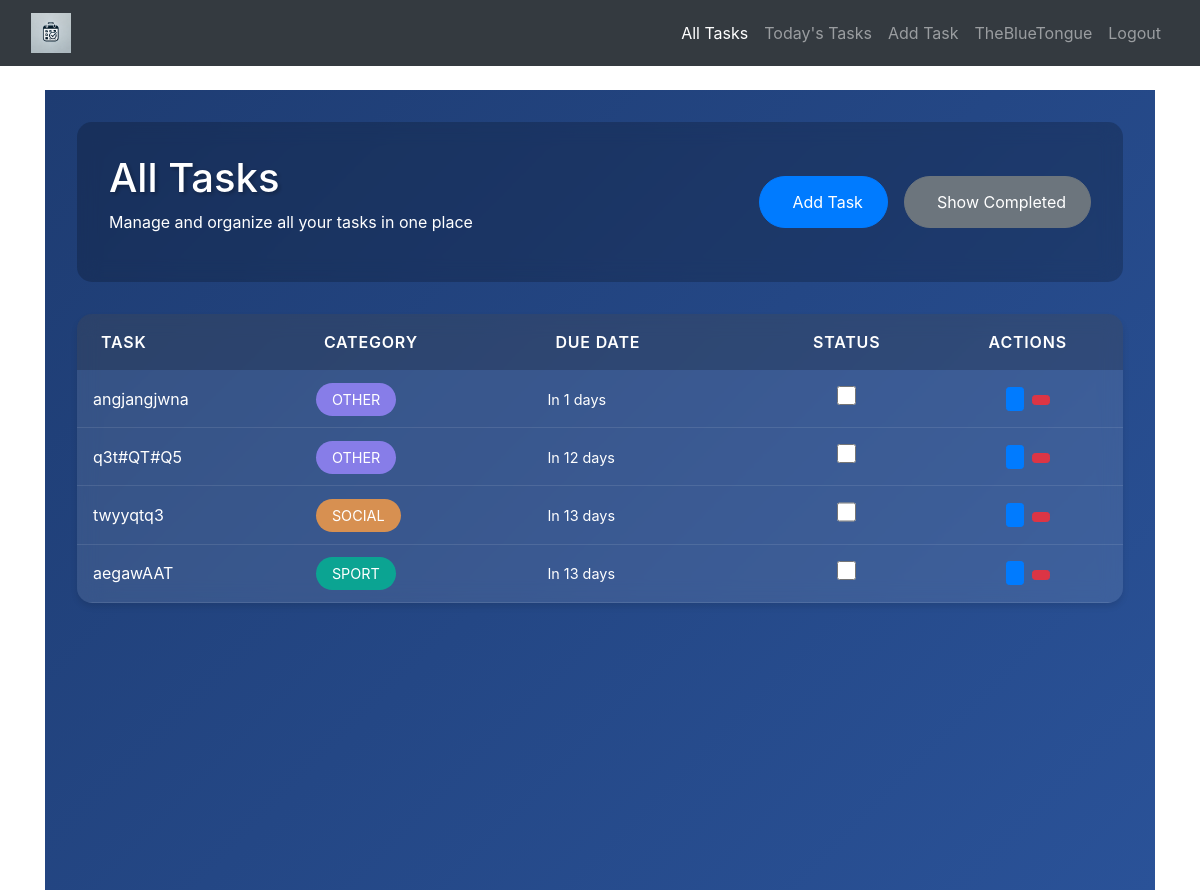
Page /tasks (signed in) on the committed database.
### database_setup.py (models this page shows)
class User(Base, UserMixin):
    __tablename__ = 'users'
    id = Column(Integer, primary_key=True)
    username = Column(String(150), unique=True, nullable=False)
    password = Column(String(150), nullable=False)
    tasks = relationship('Task', back_populates='owner')

class Task(Base):
    __tablename__ = 'tasks'
    id = Column(Integer, primary_key=True)
    title = Column(String(150), nullable=False)
    category = Column(String(50), nullable=False)
    description = Column(String(500), nullable=True)
    due_date = Column(Date, nullable=True)
    is_complete = Column(Boolean, default=False)
    user_id = Column(Integer, ForeignKey('users.id'), nullable=False)
    important = Column(Boolean, default=False)  # New column
    owner = relationship('User', back_populates='tasks')
    created_at = Column(DateTime, default=datetime.utcnow)  # Automatically set the current timestamp on task creation

### app.py (the view, shortened to what this page needs)
@app.route('/tasks', methods=['GET', 'POST'])
@login_required
def tasks():
    form = forms.TaskForm()
    session = SessionLocal()
    sort_by = request.args.get('sort_by', 'due_date')
    order = request.args.get('order', 'asc')
    if sort_by == 'title':
        order_column = Task.title
    elif sort_by == 'category':
        order_column = Task.category
    else:
        order_column = Task.due_date  # Default to sorting by due date
    if order == 'desc':
        order_column = order_column.desc()
    user_tasks = session.query(Task).filter_by(user_id=current_user.id).order_by(order_column).all()
    current_date = datetime.now().date()
    tasks_with_days_until_due = [
        {
            'task': task,
            'days_until_due': (task.due_date - current_date).days if task.due_date else None
        }
        for task in user_tasks
    ]
    session.close()
    return render_template(
        'tasks.html',
        form=form,
        tasks=tasks_with_days_until_due,
        sort_by=sort_by,
        order=order)

### forms.py
class TaskForm(FlaskForm):
    title = StringField('Task Title', validators=[DataRequired(), Length(max=150)])
    description = TextAreaField('Description', validators=[Length(max=500)])
    category = SelectField(
        'Category',
        choices=[('Study', 'Study'), ('Exam', 'Exam'), ('Sport', 'Sport'),
                 ('Social', 'Social'), ('Other', 'Other')],
        validators=[DataRequired()])
    due_date = DateField('Due Date', format='%Y-%m-%d', validators=[DataRequired()])
    submit = SubmitField('Add Task')
    important = BooleanField('Important')  # Add this line

### app.py (called while the page is built)
@login_manager.user_loader
def load_user(user_id):
    session = SessionLocal()
    user = session.query(User).get(int(user_id))
    session.close()
    return user

### templates/tasks.html (shortened to what this page needs)
{% extends 'base.html' %}
{% block content %}
<div class="tasks-container fade-in">
    <header class="tasks-header">
        <div class="header-content">
            <h1>All Tasks</h1>
            <p class="subtitle">Manage and organize all your tasks in one place</p>
        </div>
        <div class="header-actions slide-up">
            <a href="{{ url_for('add_task') }}" class="btn btn-primary">
                 Add Task
            </a>
            <button id="toggleCompletedTasks" class="btn btn-secondary">
                 Show Completed
            </button>
        </div>
    </header>
    <div class="tasks-card slide-up">
        <div class="tasks-table-container">
            <table class="tasks-table">
                <thead>
                    <tr>
                        <th>
                            <a href="{{ url_for('tasks', sort_by='title', order='asc' if sort_by != 'title' or order == 'desc' else 'desc') }}" class="sort-link">
                                 Task
                            </a>
                        </th>
                        <th>
                            <a href="{{ url_for('tasks', sort_by='category', order='asc' if sort_by != 'category' or order == 'desc' else 'desc') }}" class="sort-link">
                                 Category
                            </a>
                        </th>
                        <th>
                            <a href="{{ url_for('tasks', sort_by='due_date', order='asc' if sort_by != 'due_date' or order == 'desc' else 'desc') }}" class="sort-link">
                                 Due Date
                            </a>
                        </th>
                        <th class="text-center"> Status</th>
                        <th class="text-center"> Actions</th>
                    </tr>
                </thead>
                <tbody>
                    {% for item in tasks %}
                        <tr class="task-row {% if item.task.is_complete %}completed-task hidden{% endif %}">
                            <td>
                                <a href="{{ url_for('task_detail', task_id=item.task.id) }}" class="task-title">
                                    {{ item.task.title }}
                                </a>
                            </td>
                            <td>
                                <span class="category-badge {{ item.task.category.lower() }}">
                                    {{ item.task.category }}
                                </span>
                            </td>
                            <td>
                                <span class="due-date {% if item.days_until_due < 0 %}overdue{% elif item.days_until_due == 0 %}due-today{% endif %}">
                                    {% if item.days_until_due is not none %}
                                        {% if item.days_until_due > 0 %}
                                            In {{ item.days_until_due }} days
                                        {% elif item.days_until_due == 0 %}
                                            Due today
                                        {% else %}
                                            Overdue by {{ item.days_until_due|abs }} days
                                        {% endif %}
                                    {% else %}
                                        No due date
                                    {% endif %}
                                </span>
                            </td>
                            <td class="text-center">
                                <form action="{{ url_for('toggle_task_completion', task_id=item.task.id) }}" method="POST" class="completion-form">
                                    <input type="checkbox" class="task-checkbox"
                                           onchange="this.form.submit()">
                                </form>
                            </td>
                            <td class="text-center">
                                <div class="action-buttons">
                                    <a href="{{ url_for('edit_task', task_id=item.task.id) }}" class="btn btn-sm btn-primary">
                                    </a>
                                    <form action="{{ url_for('delete_task', task_id=item.task.id) }}" method="POST" class="d-inline">
                                        <button type="submit" class="btn btn-sm btn-danger" onclick="return confirm('Are you sure?')">
                                        </button>
                                    </form>
                                </div>
                            </td>
                        </tr>
                    {% endfor %}
                </tbody>
            </table>
        </div>
    </div>
</div>
{% endblock %}

### templates/base.html (shortened to what this page needs)
<!DOCTYPE html>
<html lang="en">
<head>
    <link rel="stylesheet" href="https://stackpath.bootstrapcdn.com/bootstrap/4.5.2/css/bootstrap.min.css">
    <link rel="stylesheet" href="{{ url_for('static', filename='styles.css') }}">
</head>
<body>
    <nav class="navbar navbar-expand-lg navbar-dark bg-dark">
        <div class="container-fluid">
            <a class="navbar-brand" href="{{ url_for('dashboard') }}">
                <img src="{{ url_for('static', filename='images/logo.webp') }}" alt="Saintly Scheduler Logo" style="height: 40px; border: none;">
            </a>
            <ul class="navbar-nav ml-auto">
                {% if current_user.is_authenticated %}
                    <div class="navbar-nav">
                        <a class="nav-link {% if request.endpoint == 'tasks' %}active{% endif %}" href="{{ url_for('tasks') }}">All Tasks</a>
                        <a class="nav-link {% if request.endpoint == 'todays_tasks' %}active{% endif %}" href="{{ url_for('todays_tasks') }}">Today's Tasks</a>
                        <a class="nav-link {% if request.endpoint == 'add_task' %}active{% endif %}" href="{{ url_for('add_task') }}">Add Task</a>
                    </div>
                    <li class="nav-item">
                        <a class="nav-link {% if request.endpoint == 'user_profile' %}active{% endif %}" href="{{ url_for('user_profile') }}">
                            {{ current_user.username }}
                        </a>
                    </li>
                    <li class="nav-item">
                        <a class="nav-link" href="{{ url_for('logout') }}">Logout</a>
                    </li>
                {% endif %}
            </ul>
        </div>
    </nav>
    <div class="container mt-4">
        {% block content %}{% endblock %}
    </div>
</body>
</html>

### templates/tasks.html (style rules this page uses)
.tasks-container { padding: 2rem; max-width: 1400px; margin: 0 auto; min-height: 100vh; background: linear-gradient(135deg, #1e3c72 0%, #2a5298 100%); color: white; }
.tasks-header { display: flex; justify-content: space-between; align-items: center; margin-bottom: 2rem; padding: 2rem; background: rgba(0, 0, 0, 0.2); border-radius: 15px; backdrop-filter: blur(10px); }
.header-content h1 { font-size: 2.5rem; margin-bottom: 0.5rem; text-shadow: 2px 2px 4px rgba(0, 0, 0, 0.3); }
.header-actions { display: flex; gap: 1rem; }
.header-actions .btn { display: flex; align-items: center; gap: 0.5rem; padding: 0.8rem 1.5rem; border-radius: 50px; transition: transform 0.3s ease; }
.tasks-card { background: rgba(255, 255, 255, 0.1); border-radius: 15px; backdrop-filter: blur(10px); overflow: hidden; box-shadow: 0 4px 6px rgba(0, 0, 0, 0.1); }
.tasks-table { width: 100%; border-collapse: separate; border-spacing: 0; }
.tasks-table th { background: rgba(0, 0, 0, 0.2); padding: 1rem; font-weight: 600; text-transform: uppercase; letter-spacing: 0.05em; }
.sort-link { color: white; text-decoration: none; display: flex; align-items: center; gap: 0.5rem; }
.task-row { transition: background-color 0.2s ease; }
.task-row td { padding: 1rem; border-bottom: 1px solid rgba(255, 255, 255, 0.1); }
.task-title { color: white; text-decoration: none; display: flex; align-items: center; gap: 0.5rem; }
.category-badge { padding: 0.5rem 1rem; border-radius: 50px; font-size: 0.9rem; text-transform: uppercase; }
.category-badge.sport { background: rgba(0, 184, 148, 0.8); }
.category-badge.social { background: rgba(255, 159, 67, 0.8); }
.category-badge.other { background: rgba(156, 136, 255, 0.8); }
.due-date { font-size: 0.9rem; }
.task-checkbox { width: 1.2rem; height: 1.2rem; cursor: pointer; }
.action-buttons { display: flex; gap: 0.5rem; justify-content: center; }
.fade-in { animation: fadeIn 0.8s ease forwards; }
.slide-up { animation: slideUp 0.5s ease forwards; }

### rows in the picture
User: username "TheBlueTongue"
Task: task "angjangjwna", task.category "OTHER"
Task: task "q3t#QT#Q5", task.category "OTHER"
Task: task "twyyqtq3", task.category "SOCIAL"
Task: task "aegawAAT", task.category "SPORT"

### other values in the picture
{{ item.days_until_due }} "1" "12" "13" "13"
